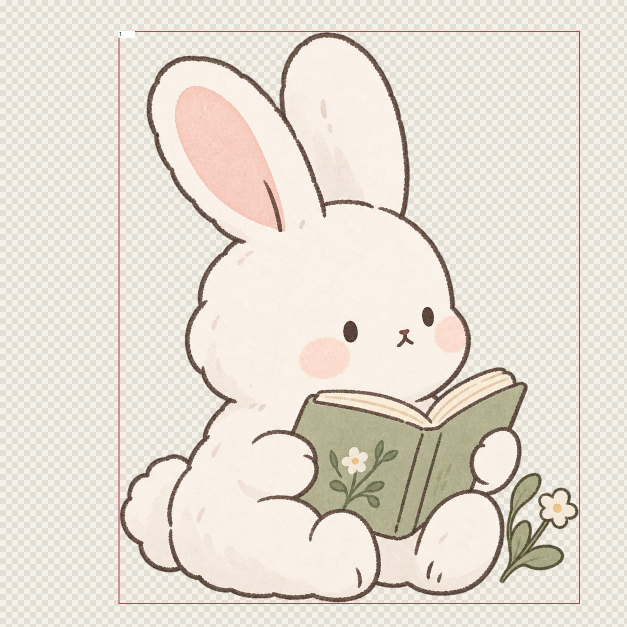
#> input picture reports/assets/sheets/character_1.jpg, 1254 x 1254 px (shown at 1/2 size)
$ python -i prepare_assets.py   (imports and definitions only)
#> lines starting #> are read from the running program, lines starting #| are printed output that depends on the picture
"""Prepare transparent sprite sheets using Pillow and the Python standard library.

Usage: python scripts/prepare_assets.py --input path/to/assets.zip
See scripts/ASSETS.md for grouping, sizing and reproducibility details.
"""
from __future__ import annotations

import argparse
import hashlib
import io
import json
import math
import re
from collections import Counter
from pathlib import Path
from zipfile import ZipFile

from PIL import Image, ImageDraw, ImageFilter, features

ROOT = Path(__file__).resolve().parents[1]
IMAGE_EXTENSIONS = {'.png', '.webp', '.jpg', '.jpeg', '.tif', '.tiff'}


# [42 lines left out: function connected_components, not called in this run]


def union_bounds(boxes):
    return [min(b[0] for b in boxes), min(b[1] for b in boxes),
            max(b[2] for b in boxes), max(b[3] for b in boxes)]


# [42 lines left out: functions empty_cuts, split_boxes, not called in this run]


def read_sources(source):
    if source.is_dir():
        for path in sorted(source.rglob('*')):
            if path.suffix.lower() in IMAGE_EXTENSIONS:
                yield path.relative_to(source).as_posix(), path.read_bytes()
    else:
        with ZipFile(source) as archive:
            # Read members directly. No extraction and no archive path traversal.
            for info in sorted(archive.infolist(), key=lambda x: x.filename):
                if not info.is_dir() and Path(info.filename).suffix.lower() in IMAGE_EXTENSIONS:
                    yield info.filename, archive.read(info)


def slug(value):
    return re.sub(r'[^a-z0-9]+', '_', value.lower()).strip('_') or 'asset'


def analyze(source):
    for name, raw in read_sources(source):
        image = Image.open(io.BytesIO(raw)).convert('RGBA')
        alpha = image.getchannel('A')
        components = connected_components(alpha)
        gaps = [8, 12, 16, 24]
        print(json.dumps({'source': name, 'size': image.size, 'bounds': alpha.getbbox(),
            'components': len(components), 'large_components': sum(c['area'] >= 16 for c in components),
            'whitespace_groups': {g: len(split_boxes(alpha, g)) for g in gaps}}, ensure_ascii=False))


# [40 lines left out: functions distance, group_components, clean_support, not called in this run]


def padded(box, size, margin=2):
    return [max(0, box[0] - margin), max(0, box[1] - margin),
            min(size[0], box[2] + margin), min(size[1], box[3] + margin)]


# [293 lines left out: functions region_boxes, category_for, standard_canvas, normalize, checker, process and 2 more, not called in this run]


# [2 lines not run here, left out]

>>> import cv2
>>> picture = cv2.imread('../reports/assets/sheets/character_1.jpg', cv2.IMREAD_GRAYSCALE)
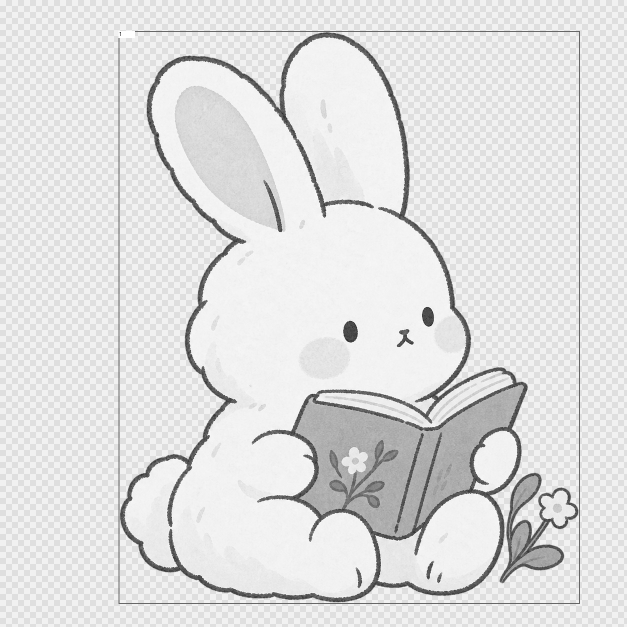
#> picture: shape (1254, 1254) (shown at 1/2 size); min 5, max 255, mean 223.9
#> (the run stopped early here; a loop or call above may not have finished)

$ run again, on reports/assets/sheets/character_5.jpg
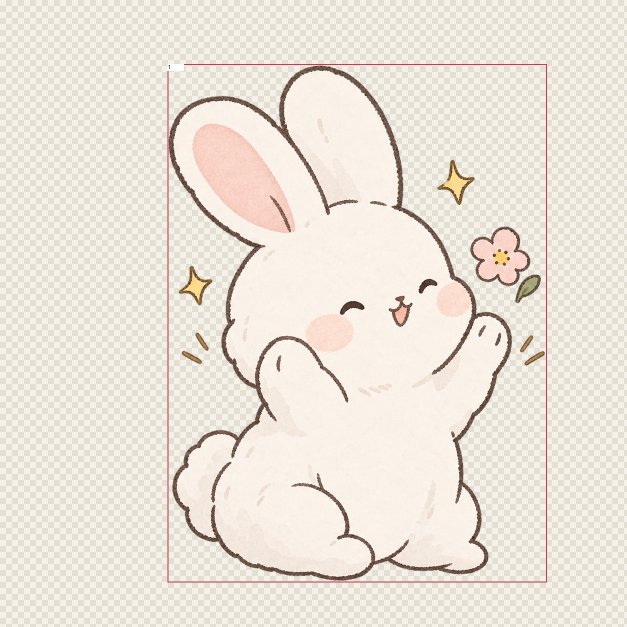
#> input picture reports/assets/sheets/character_5.jpg, 1254 x 1254 px (shown at 1/2 size)
#> `picture = cv2.imread('../reports/assets/sheets/character_1.jpg', cv2.I..`:
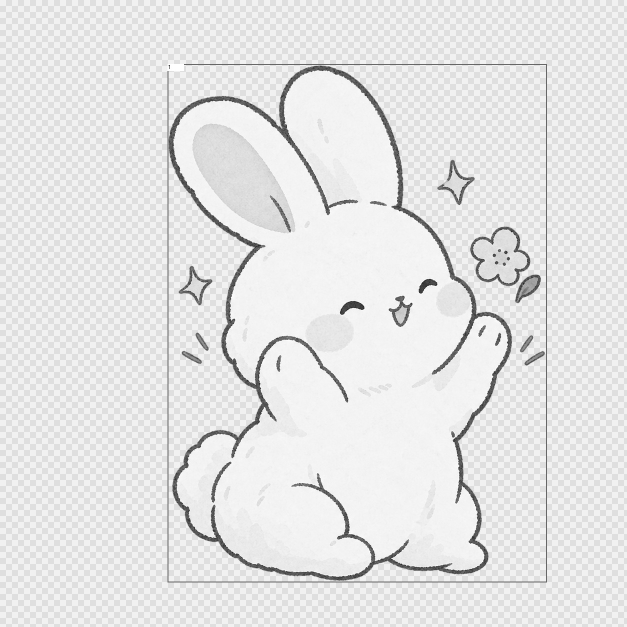
#> picture: shape (1254, 1254) (shown at 1/2 size); min 7, max 255, mean 229

$ run again, on reports/assets/sheets/character_6.jpg
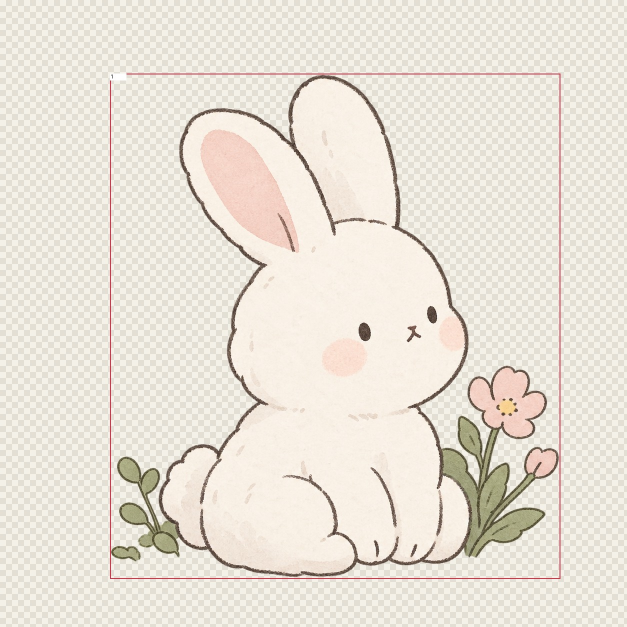
#> input picture reports/assets/sheets/character_6.jpg, 1254 x 1254 px (shown at 1/2 size)
#> `picture = cv2.imread('../reports/assets/sheets/character_1.jpg', cv2.I..`:
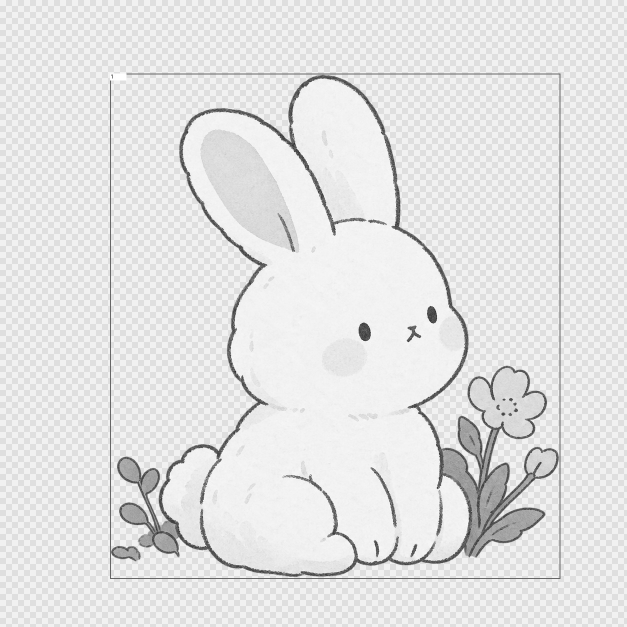
#> picture: shape (1254, 1254) (shown at 1/2 size); min 12, max 255, mean 227.6

$ run again, on reports/assets/sheets/character_7.jpg
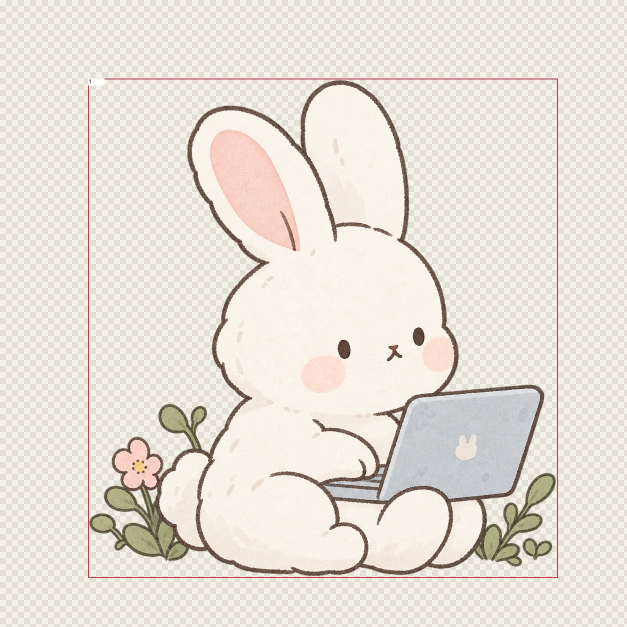
#> input picture reports/assets/sheets/character_7.jpg, 1254 x 1254 px (shown at 1/2 size)
#> `picture = cv2.imread('../reports/assets/sheets/character_1.jpg', cv2.I..`:
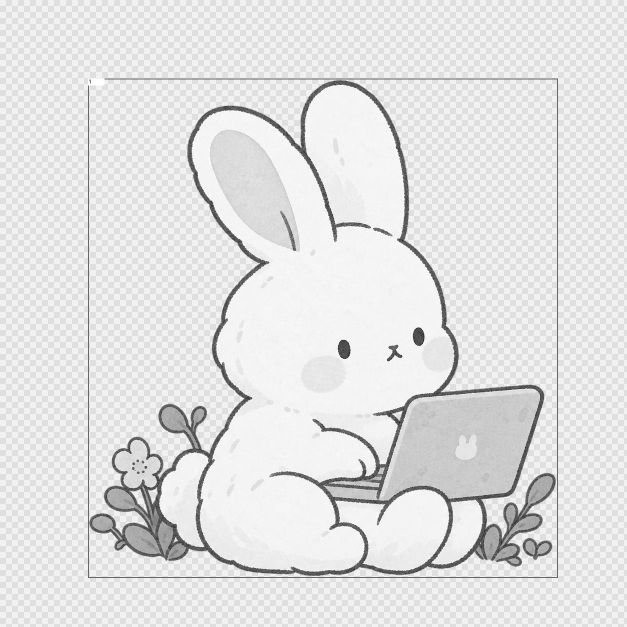
#> picture: shape (1254, 1254) (shown at 1/2 size); min 5, max 255, mean 225.8
